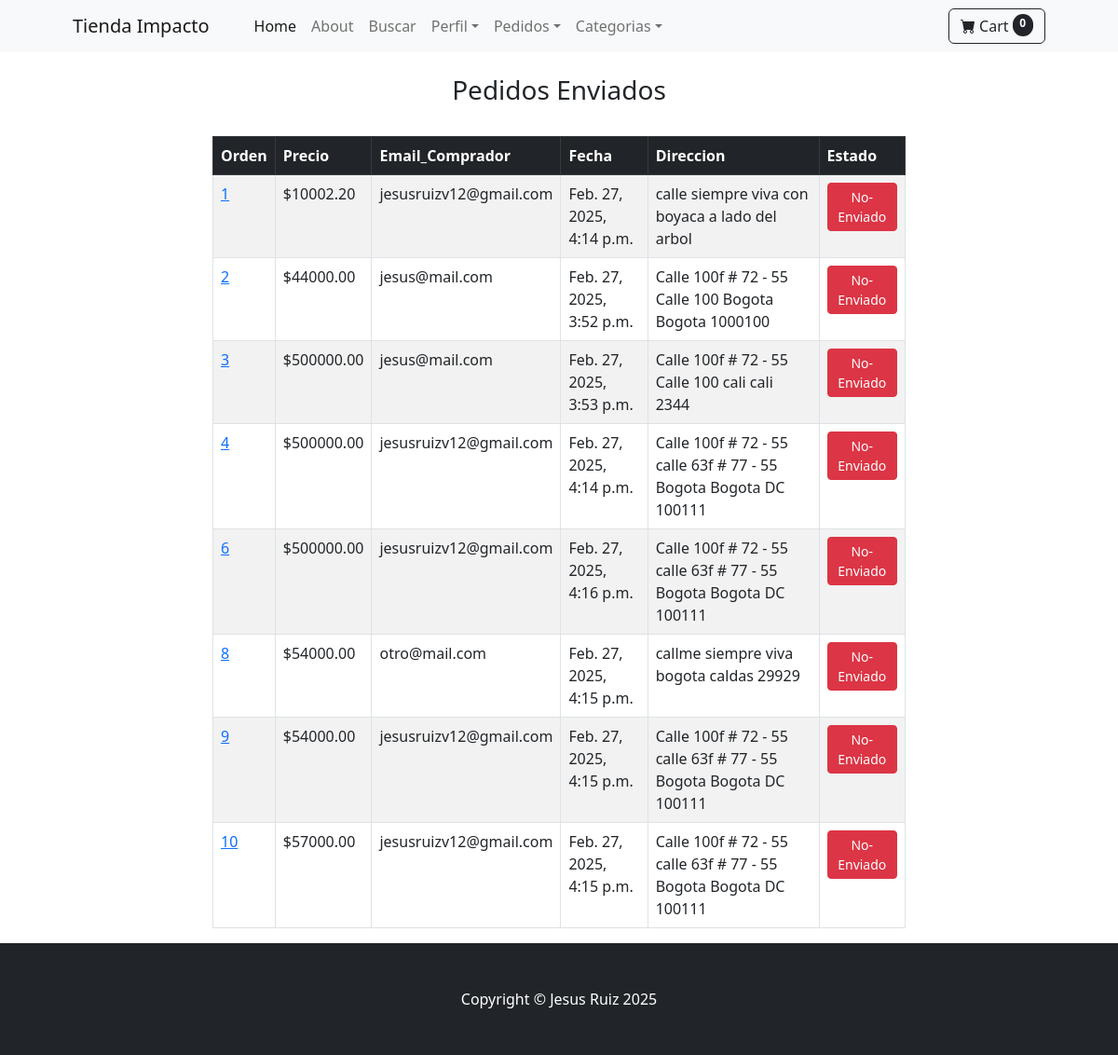
The page /payment/shipped_dash (signed in) on the database as committed earlier.
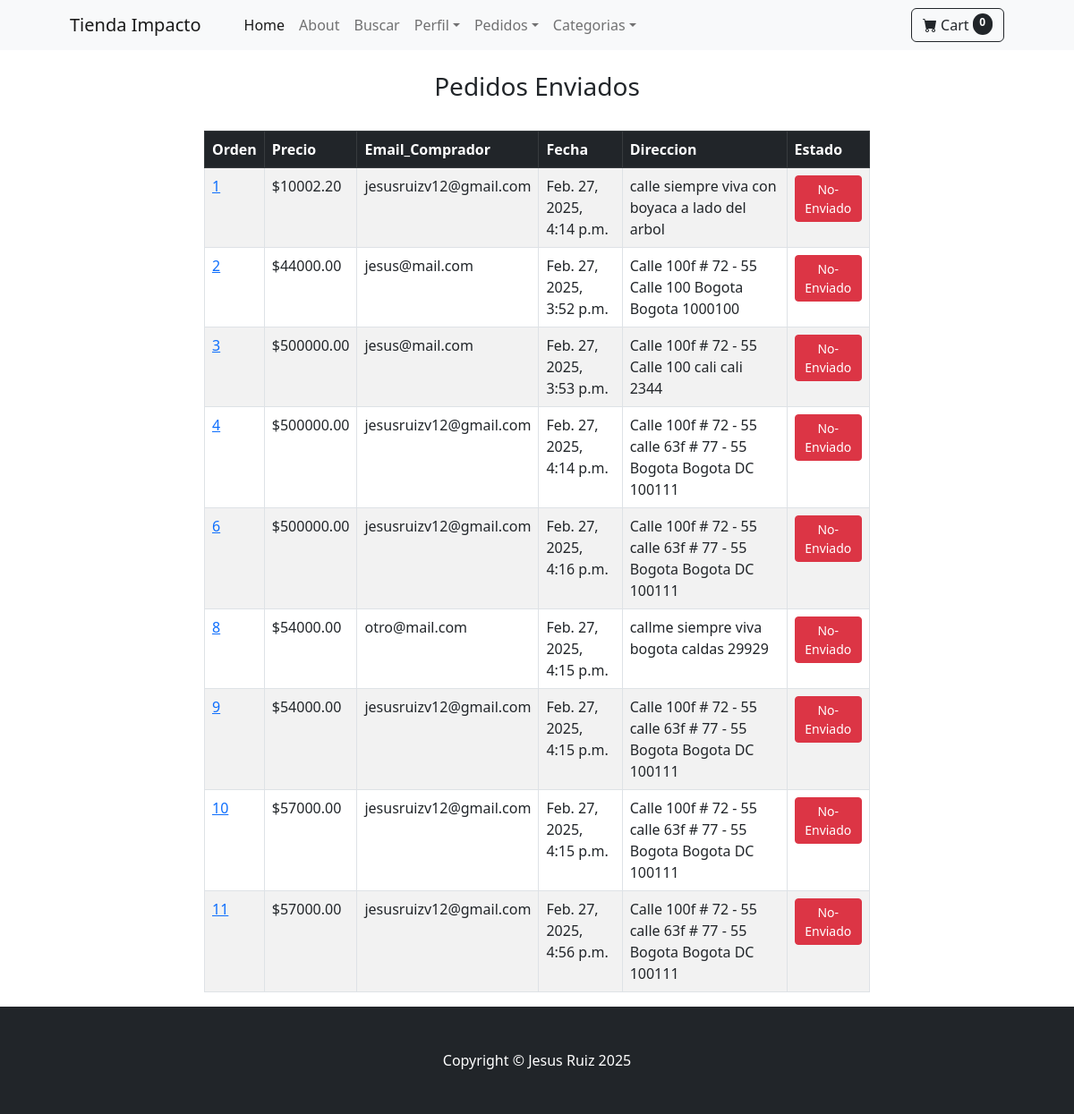
The same page on the database as committed later.
### payment/models.py (models this page shows, shortened)
class Order(models.Model):
     user = models.ForeignKey(User, on_delete=models.CASCADE, null=True, blank=True)
     full_name = models.CharField(max_length=250)
     email = models.EmailField(max_length=250)
     shipping_address = models.TextField(max_length=1000)
     amount_paid = models.DecimalField(max_digits=10, decimal_places=2)
     date_ordered = models.DateField(auto_now_add=True)
     shipped = models.BooleanField(default=False)
     date_shipped = models.DateTimeField(blank=True, null=True)

### payment/views.py (the view, shortened to what this page needs)
# urls.py: path('shipped_dash', views.shipped_dash, name='shipped_dash'),
def shipped_dash(request):
    if request.user.is_authenticated and request.user.is_superuser:
        orders = Order.objects.filter(shipped=True)
        return render(request, "payment/shipped_dash.html", {"orders": orders} )
    else:
        messages.success(request, "Acceso Denegado")
        return redirect('home')

### cart/cart.py (called while the page is built)
    def __len__(self):
        return len(self.cart)

### cart/context_processors.py (called while the page is built)
def cart(request):
    return {'cart': Cart(request)}

### payment/templates/payment/shipped_dash.html (shortened to what this page needs)
{% extends 'base.html'%}
{% block content %}
<div class="container">
    <div class="row">
        <center>
            <div class="col-8">
                  <br>
                  <h3>Pedidos Enviados</h3>
                  <br>
                  <table class="table table-striped table-hover table-bordered">
                    <thead class="table-dark">
                      <tr>
                        <th scope="col">Orden</th>
                        <th scope="col">Precio</th>
                        <th scope="col">Email_Comprador</th>
                        <th scope="col">Fecha</th>
                        <th scope="col">Direccion</th>
                        <th scope="col">Estado</th>
                      </tr>
                    </thead>
                    <tbody>
                      {% for item in orders %}
                      <tr>
                        <td><a href="{% url 'orders' item.id %}">{{item.id}}</a></td>
                        <td>${{item.amount_paid}}</td>
                        <td>{{item.email}}</td>
                        <td>{{item.date_shipped}}</td>
                        <td>{{item.shipping_address}}</td>
                        <td>
                          <form action="" method="POST">
                            <button type="submit" class="btn btn-danger btn-sm">No-Enviado</button>
                          </form>
                        </td>
                      </tr>
                      {% endfor %}
                    </tbody>
                  </table>
            </div>
        </center>
    </div>
</div>
{% endblock %}

### store/templates/base.html (shortened to what this page needs)
{% load static %}
<!DOCTYPE html>
<html lang="en">
    <head>
        <link href="https://cdn.jsdelivr.net/npm/bootstrap-icons@1.5.0/font/bootstrap-icons.css" rel="stylesheet" />
        <link href="{% static 'css/styles.css' %}" rel="stylesheet" />
    </head>
    <body>
        {% include 'navbar.html'%}
        {% block content %}
        {% endblock %}
        <footer class="py-5 bg-dark">
            <div class="container"><p class="m-0 text-center text-white">Copyright &copy; Jesus Ruiz 2025</p></div>
        </footer>
    </body>
</html>

### store/templates/navbar.html (shortened to what this page needs)
<nav class="navbar navbar-expand-lg navbar-light bg-light">
    <div class="container px-4 px-lg-5">
        <a class="navbar-brand" href="{% url 'home' %}">Tienda Impacto</a>
        <div class="collapse navbar-collapse" id="navbarSupportedContent">
            <ul class="navbar-nav me-auto mb-2 mb-lg-0 ms-lg-4">
                <li class="nav-item"><a class="nav-link active" aria-current="page" href="{% url 'home' %}">Home</a></li>
                <li class="nav-item"><a class="nav-link" href="{% url 'about' %}">About</a></li>
                <li class="nav-item"><a class="nav-link" href="{% url 'search' %}">Buscar</a></li>
                {% if user.is_authenticated %}
                <li class="nav-item dropdown">
                    <a class="nav-link dropdown-toggle" id="navbarDropdown" href="#" role="button" data-bs-toggle="dropdown" aria-expanded="false">Perfil</a>
                </li>
                    {% if user.is_superuser %}
                    <li class="nav-item dropdown">
                        <a class="nav-link dropdown-toggle" id="navbarDropdown" href="#" role="button" data-bs-toggle="dropdown" aria-expanded="false">Pedidos</a>
                    </li>
                    {% endif %}
                {% else %}
                <li class="nav-item"><a class="nav-link" href="{% url 'login' %}">Ingresar</a></li>
                <li class="nav-item"><a class="nav-link" href="{% url 'register' %}">Registrarse</a></li>
                {% endif %}
                <li class="nav-item dropdown">
                    <a class="nav-link dropdown-toggle" id="navbarDropdown" href="#" role="button" data-bs-toggle="dropdown" aria-expanded="false">Categorias</a>
                </li>
            </ul>
            <a href="{% url 'cart_sumary' %}" class="btn btn-outline-dark">
                <form class="d-flex">
                        <i class="bi-cart-fill me-1"></i>
                        Cart
                        <span class="badge bg-dark text-white ms-1 rounded-pill" id="cart_quantity">{{ cart|length }}</span>
                </form>
            </a>
        </div>
    </div>
</nav>

Rows that differ between the two databases and show on the page:
added Order: id "11", amount_paid "57000.00", email "jesusruizv12@gmail.com", date_shipped "Feb. 27, 2025, 4:56 p.m.", shipping_address "Calle 100f # 72 - 55 calle 63f # 77 - 55 Bogota Bogota DC 100111"
